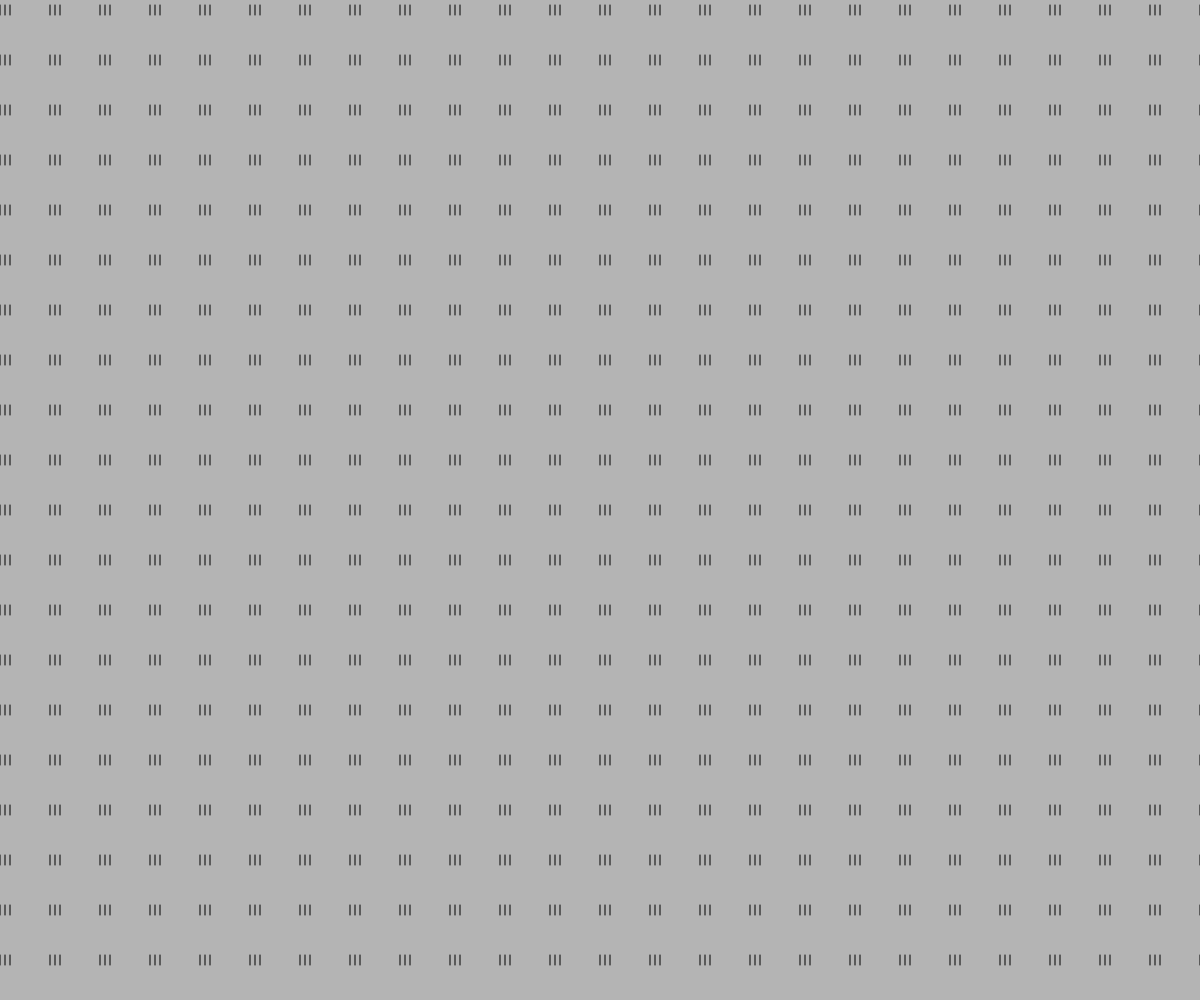
Frame 1 (no input)
Frame 60 (no input): identical to frame 1, image omitted
Frame 120 (the mouse pressed at the canvas centre since frame 60): identical to frame 1, image omitted

The p5.js sketch that drew this single still picture (run headless with seeded random() and noise() and a simulated clock; from frame 60 on, the mouse is pressed at the canvas centre):

// p5.js sketch
// ── sketch.js
function setup() {
    createCanvas(windowWidth, windowHeight);
}
function draw() {
    background(180);
    for(var x = 0; x <= width; x+=50) {
        for(var y = 0; y <= width; y+=50) {
            line(x, y+5, x, y+15);
            line(x+5, y+5, x+5, y+15);
            line(x+10, y+5, x+10, y+15);

        }
    }
}
